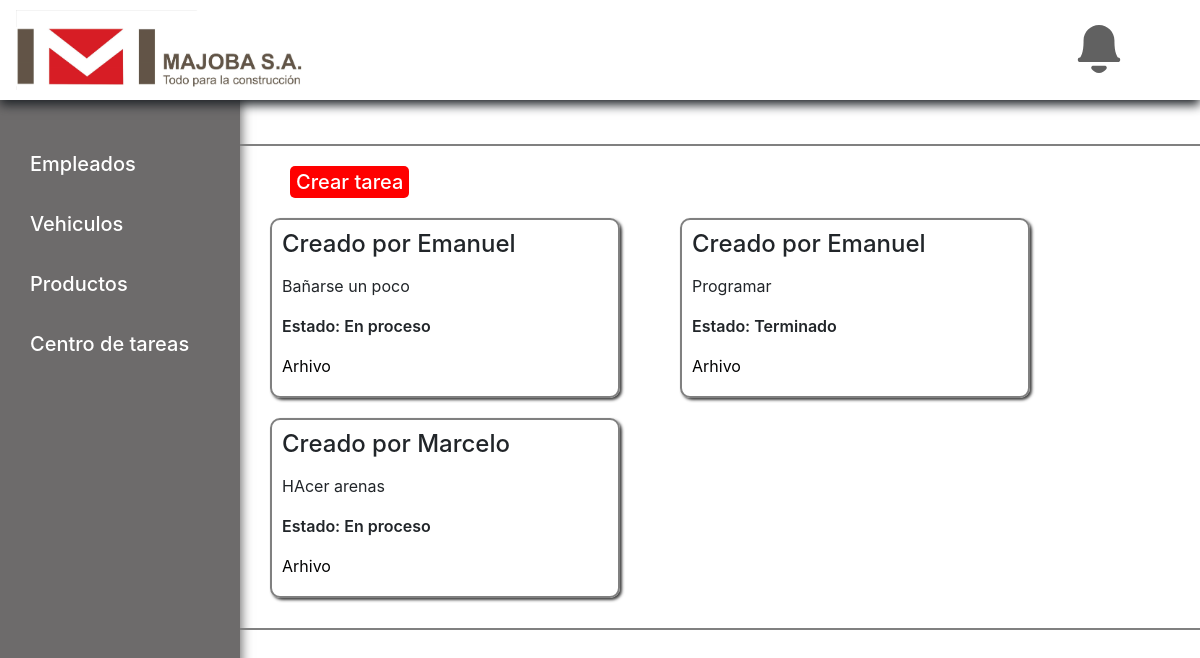
Page /tasks/ (signed in) on the committed database.
### MajobaWebApp/models.py (models this page shows, shortened)
class Task(models.Model):
    state_choices = [
        ('Pendiente', 'Pendiente'),
        ('En proceso', 'En proceso'),
        ('Terminado', 'Terminado'),
    ]
    taker = models.IntegerField(default=0)
    type = models.IntegerField(default=4)
    creator = models.ForeignKey(User, on_delete=models.CASCADE, null=True)
    msg = models.CharField(max_length=50, verbose_name='Indique la tarea a realizar')
    file = models.FileField(upload_to='media/files/', verbose_name='Archivo')
    state = models.CharField(max_length=100, verbose_name='Estado', choices=state_choices, default='Pendiente')
    created = models.DateTimeField(auto_now_add=True)
    updated = models.DateTimeField(auto_now= True)

### MajobaWebApp/views.py (the view)
# urls.py: path('tasks/', views.task_view, name = 'tasks'),
@login_required
def task_view(request):
    icons = {
    'pdf': 'pdf_icon.png',
    'doc': 'doc_icon.png',
    'txt': 'txt_icon.png',
    }
    tasks = Task.objects.all()
    userid = request.user.id
    return render (request, 'task_template.html', {'tasks':tasks, 'icons':icons, 'userid':userid})

### MajobaWebApp/context_processors.py (called while the page is built)
def base_context(request):
    if request.user.is_authenticated:
        notifi = Notification.objects.filter(receive__id__icontains= request.user.id).order_by('-created')
        count = (notifi.filter(is_check=False)).count()
        pending_task_count = Task.objects.filter(state__icontains= 'Pendiente').count()
        return {'notifications':notifi, 'count':count, 'pending':pending_task_count}
    else:
        count = 0
        return { 'count':count}

### MajobaWebApp/templates/task_template.html (shortened to what this page needs)
[]{% extends 'base_template.html' %}
{% load static %}
{% block content %}
<div class="task-container">
    <a style="padding: 0px 50px 10px; width: 100%;"  href="{% url 'create' id='Tarea' %}">
        <button style="border-radius: 5px; max-height: 40px;">
          Crear tarea
        </button>
        </a>
    {% for Task in tasks %}
    <div class="task">
        <h4>Creado por {{ Task.creator.username }}</h4>
        <div class="details">
            <p>{{ Task.msg }}</p>
            <p id="state" style="font-weight: 600;">Estado: {{ Task.state }}</p>
            <a href="{{ Task.file.url }}" download>Arhivo</a>
        </div>
    </div>
    {% endfor %}
{% endblock %}

### static/MajobaWebApp/css/style.css (style rules this page uses)
body { align-items: center; justify-content: center; background-color: white; height: 100%!important; min-height: 100vh; }
html, body { height: 100%; margin: 0; padding: 0; }
a { color:#030202; text-decoration: none!important; }
button { background-color: red; color: white; position: relative; display: flex; align-items: center; justify-content: center; font-weight: 500; font-size: 20px; border-radius: 2px; box-shadow: none; box-shadow: none !important; border: none; cursor: pointer; }
.task-container { display: flex; flex-wrap: wrap; flex-direction:row; align-items: center; margin-top: 120px; padding: 20px 0px; border-top: 2px solid grey; border-bottom: 2px solid grey; }
.task-container .task { display: flex; flex-wrap: wrap; justify-content: space-between; margin: 10px 30px; padding: 10px; min-height: 180px; max-height: 400px; width: 350px; border: 2px solid grey; border-radius: 10px; box-shadow: 2px 2px 3px rgba(44, 44, 44, 0.904); word-wrap: break-word; }
.task .details { flex-wrap: wrap; justify-content: space-between; }
.task a { align-self: flex-end; }

### rows in the picture
Task: creator.username "Emanuel", msg "Bañarse un poco", state "En proceso"
Task: creator.username "Emanuel", msg "Programar", state "Terminado"
Task: creator.username "Marcelo", msg "HAcer arenas", state "En proceso"
